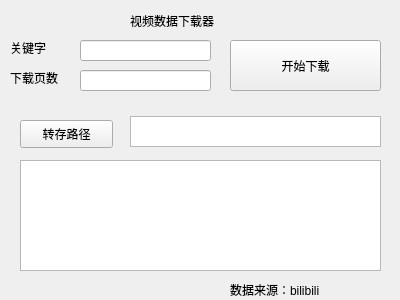
<?xml version="1.0" encoding="UTF-8"?>
<ui version="4.0">
 <class>Form</class>
 <widget class="QWidget" name="Form">
  <property name="geometry">
   <rect>
    <x>0</x>
    <y>0</y>
    <width>400</width>
    <height>300</height>
   </rect>
  </property>
  <property name="windowTitle">
   <string>Form</string>
  </property>
  <widget class="QLineEdit" name="lineEdit">
   <property name="geometry">
    <rect>
     <x>80</x>
     <y>40</y>
     <width>131</width>
     <height>21</height>
    </rect>
   </property>
  </widget>
  <widget class="QLineEdit" name="lineEdit_2">
   <property name="geometry">
    <rect>
     <x>80</x>
     <y>70</y>
     <width>131</width>
     <height>21</height>
    </rect>
   </property>
  </widget>
  <widget class="QPushButton" name="pushButton">
   <property name="geometry">
    <rect>
     <x>20</x>
     <y>120</y>
     <width>93</width>
     <height>28</height>
    </rect>
   </property>
   <property name="text">
    <string>转存路径</string>
   </property>
  </widget>
  <widget class="QTextEdit" name="textEdit">
   <property name="geometry">
    <rect>
     <x>130</x>
     <y>116</y>
     <width>251</width>
     <height>31</height>
    </rect>
   </property>
  </widget>
  <widget class="QTextEdit" name="textEdit_2">
   <property name="geometry">
    <rect>
     <x>20</x>
     <y>160</y>
     <width>361</width>
     <height>111</height>
    </rect>
   </property>
  </widget>
  <widget class="QPushButton" name="pushButton_2">
   <property name="geometry">
    <rect>
     <x>230</x>
     <y>40</y>
     <width>151</width>
     <height>51</height>
    </rect>
   </property>
   <property name="text">
    <string>开始下载</string>
   </property>
  </widget>
  <widget class="QLabel" name="label">
   <property name="geometry">
    <rect>
     <x>230</x>
     <y>280</y>
     <width>141</width>
     <height>20</height>
    </rect>
   </property>
   <property name="text">
    <string>数据来源：bilibili</string>
   </property>
  </widget>
  <widget class="QLabel" name="label_2">
   <property name="geometry">
    <rect>
     <x>10</x>
     <y>40</y>
     <width>72</width>
     <height>15</height>
    </rect>
   </property>
   <property name="text">
    <string>关键字</string>
   </property>
  </widget>
  <widget class="QLabel" name="label_3">
   <property name="geometry">
    <rect>
     <x>10</x>
     <y>70</y>
     <width>72</width>
     <height>15</height>
    </rect>
   </property>
   <property name="text">
    <string>下载页数</string>
   </property>
  </widget>
  <widget class="QLabel" name="label_4">
   <property name="geometry">
    <rect>
     <x>130</x>
     <y>10</y>
     <width>111</width>
     <height>21</height>
    </rect>
   </property>
   <property name="text">
    <string>视频数据下载器</string>
   </property>
  </widget>
 </widget>
 <resources/>
 <connections/>
</ui>
